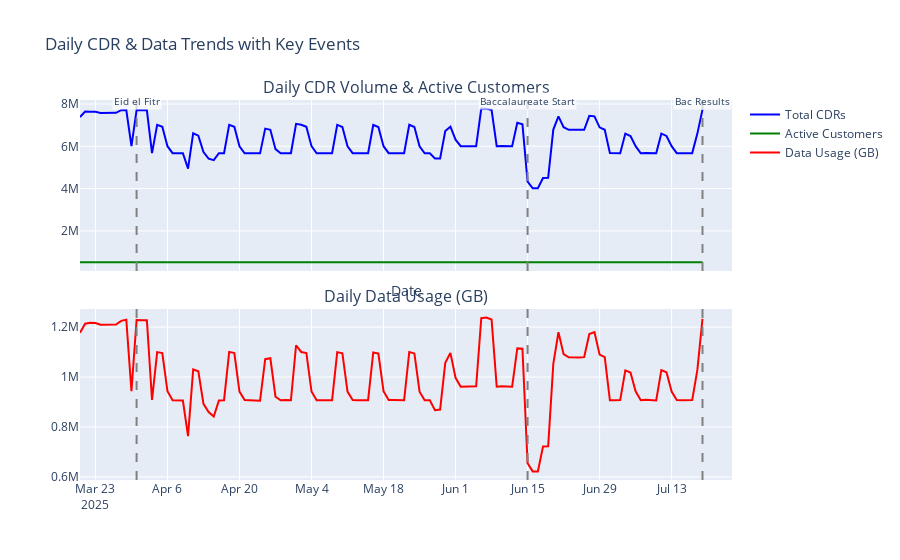

Here is the notebook cell this chart was saved with:
### Markdown cell above
## 3. Temporal Analysis - Usage Patterns
Daily CDR volume trend

### Code cell
# ⏱ 3. Temporal Analysis – Daily Trends & Special Events (fixed)

# 1) Compute daily aggregates in one go
daily_trend = spark.sql("""
  SELECT
    DATE(timestamp)                     AS date,
    COUNT(*)                           AS total_cdrs,
    SUM(CASE WHEN cdr_type = 'DATA' THEN 1 ELSE 0 END)                           AS data_cdrs,
    ROUND(SUM(CASE WHEN cdr_type = 'DATA' THEN data_volume_mb ELSE 0 END) / 1024, 2) AS data_gb,
    COUNT(DISTINCT customer_id)         AS active_customers
  FROM fact_cdr_raw
  GROUP BY DATE(timestamp)
  ORDER BY date
""").toPandas()

# 2) Build interactive Plotly chart
from plotly.subplots import make_subplots
import plotly.graph_objects as go
import pandas as pd

fig = make_subplots(
    rows=2, cols=1,
    shared_xaxes=True,
    vertical_spacing=0.1,
    subplot_titles=("Daily CDR Volume & Active Customers", "Daily Data Usage (GB)")
)

# Top panel: CDRs + Customers
fig.add_trace(
    go.Scatter(x=daily_trend['date'], y=daily_trend['total_cdrs'],
               name='Total CDRs', line=dict(color='blue')),
    row=1, col=1
)
fig.add_trace(
    go.Scatter(x=daily_trend['date'], y=daily_trend['active_customers'],
               name='Active Customers', line=dict(color='green')),
    row=1, col=1
)

# Bottom panel: Data usage
fig.add_trace(
    go.Scatter(x=daily_trend['date'], y=daily_trend['data_gb'],
               name='Data Usage (GB)', line=dict(color='red')),
    row=2, col=1
)

# Annotate special dates (convert to datetime!)
special_events = [
    {'date': '2025-03-31', 'event': 'Eid el Fitr'},
    {'date': '2025-06-15', 'event': 'Baccalaureate Start'},
    {'date': '2025-07-19', 'event': 'Bac Results'}
]

for ev in special_events:
    ev_dt = pd.to_datetime(ev['date'])  # <-- convert from str to Timestamp
    # draw the vertical line
    fig.add_vline(x=ev_dt, line_dash="dash", line_color="gray")
    # place annotation at top of plot area
    fig.add_annotation(
        x=ev_dt, y=1.02, xref='x', yref='paper',
        text=ev['event'], showarrow=False,
        bgcolor='rgba(255,255,255,0.7)', 
        font=dict(size=10),
        align='center',
    )

fig.update_layout(
    height=700,
    title_text="Daily CDR & Data Trends with Key Events",
    xaxis_title="Date"
)
fig.show()
